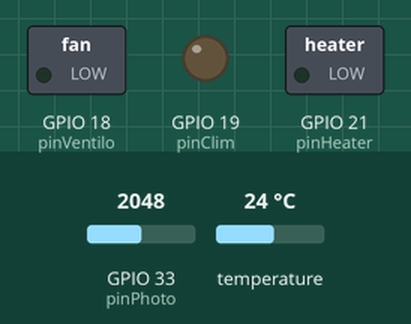
Bench run of a sketch on a simulated ESP32. Parts: switched loads named in the sketch (green lamp = pin HIGH), output pins drawn as LEDs (lit = HIGH). The test bench sets the inputs (shaded band); at power-on: temperature 24 °C, GPIO 33 (pinPhoto) = 2048. WiFi joins after 1.5 s; servers stay silent unless stated; uploads are accepted with an empty reply; what the sketch prints to the serial monitor is not drawn.

Above: at 4.9 s.
5.0 s: temperature set to 27 °C
8.2 s: temperature set to 28 °C
At 11.0 s:
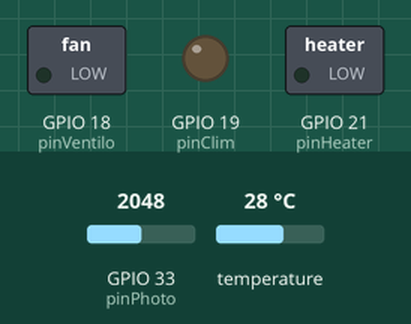
12.7 s: temperature set to 29 °C
At 16.1 s:
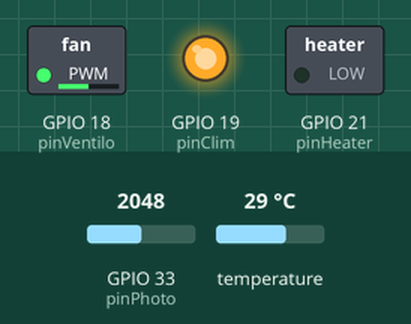
16.4 s: GPIO 33 (pinPhoto) set to 109
23.4 s: GPIO 33 (pinPhoto) set to 90
At 26.3 s:
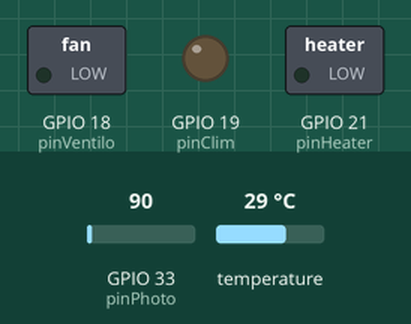
28.8 s: temperature set to 33 °C
At 31.1 s:
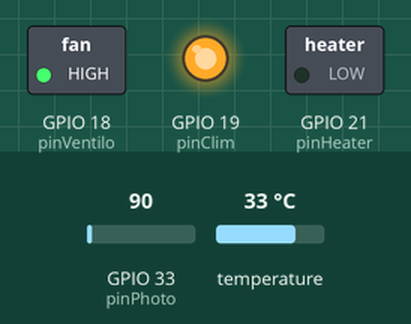
Timing chart, 0 to 32.6 s (numbered marks = the images above; inputs shaded):
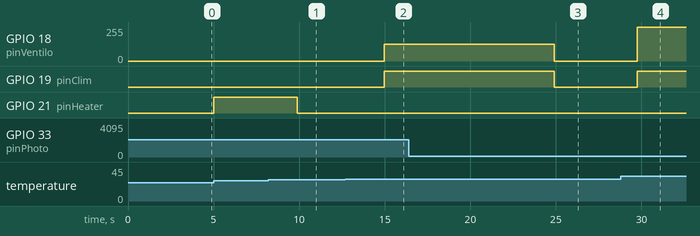

Measured:
- the behaviour switches between 28.4 and 28.5 °C on temperature (found by bisection; images 1 and 2)
- the behaviour switches between 100 and 99 on GPIO 33 (pinPhoto) (found by bisection; images 2 and 3)
- after the input at 8.2 s, GPIO 21 (pinHeater): HIGH → LOW after 1.7 s
- after the input at 12.7 s, GPIO 18 (pinVentilo): 0/255 → 127/255 after 2.3 s; GPIO 19 (pinClim): LOW → HIGH after 2.3 s
- after the input at 16.4 s, every drawn part: stays the same
- after the input at 23.4 s, GPIO 18 (pinVentilo): 127/255 → 0/255 after 1.5 s; GPIO 19 (pinClim): HIGH → LOW after 1.5 s
- after the input at 28.8 s, GPIO 18 (pinVentilo): 0/255 → 255/255 after 0.96 s; GPIO 19 (pinClim): LOW → HIGH after 0.96 s

The sketch:

temp_regulation_v2.ino
```cpp
#include "OneWire.h"
#include "DallasTemperature.h"
#include <WiFi.h>


// GLOBLA VARIABLES FOR THE SYSTEM

// the following variables are unsigned longs because the time, measured in
// milliseconds, will quickly become a bigger number than can be stored in an int.
unsigned long lastTime = 0;
// Set timer
unsigned long loop_period = 10L * 1000; /* =>  10000ms : 10 s */

// :: BRANCHING OF THE PIN ::
// -- output
int pinHeater         = 21;
int pinClim           = 19;
int pinVentilo        = 18;

// -- input
int pinPhoto         = A5;
int pinTemperature   = 23;


// intit of the temperature object
OneWire oneWire(pinTemperature);
DallasTemperature tempSensor(&oneWire);


//GPIO CANAL
int gpioVentilo     = 0;

// DEFINITIONS OF RANGE
float SHJ            = 28.4; // Seuil Haut jour
float SBJ            = 27.5;//  Seuil Bas jour

float SHN            = 30.0; // Seuil Haut Nuit
float SBN            = 26.5; // Seuil Bas nuit

float HIGHVENTIL     = 2; // Delta to activate the High Ventilation mode
int SJN              = 100;// Seuil de detection jour nuit pour la luminosité
int MODE             = 1; // mode 0: manual 1:autoregul

// Definition of unit

bool regulation=true;


struct measurement {

   int mode_;//0: force, 1:regulation
   // Photo
   int photo_value;
   int photo_tresh;
   bool day_;

   // temperature
   float tem_value;
   //> clim
   float tem_tresh_high_night;
   float tem_tresh_high_day;
   float tem_tresh_veryhigh;
   short clim_;// percentage rate of rotation
   //> heater
   float tem_tresh_low_night;
   float tem_tresh_low_day;
   short heat_;
};


#include "configuration.h"
#include "modes.h"
#include "wifi-config.h"
#include "http-command.h"


// Cration of the Web server
   WiFiServer server(80);


void setup() {
   Serial.begin(9600);// init bode
 //  Serial.println(" :: DEVICE INITIALISATION ::");

   delay(2*1000);// Delay on startup


   // CONFIG WIFI
   while(!Serial);// Wait Til serial conection
   connect_wifi();// connect on a network hard registered in the wifi-config.h file.

   print_network_status();// print the selected conection if found
   server.begin();

   // SENSOR CONFIG
   // Starting the temperature module
   tempSensor.begin();

   // :: CONFIGURATION OF PIN ::

   // -- output
   // Initialisation of  output pin 19 21 for the leds
   pinMode(pinClim, OUTPUT);
   pinMode(pinHeater, OUTPUT);
   ledcAttachPin(pinVentilo,gpioVentilo); // attach the gpio canal to the output pin
   ledcSetup(gpioVentilo,25000,8);

};

void loop() {


   measurement curMes;

   // VARIABLES
   String command ="";
   while(Serial.available()> 0){
      command = Serial.readStringUntil('\n');
      doComand(command,&curMes);
   }

  String url = String(host)+path+params;

  //Send an HTTP request every loop_period in ms
  if ((millis() - lastTime) > loop_period) {
    //Check WiFi connection status
    if(WiFi.status()== WL_CONNECTED){

      String ret = httpGETRequest(url.c_str());
      Serial.println(ret);
    }
    else {
      Serial.println("WiFi Disconnected");
    }
    lastTime = millis();
  }

  curMes.mode_=MODE;
  // save photo value
  curMes.photo_value = analogRead(pinPhoto);
   // Save temp value
  tempSensor.requestTemperaturesByIndex(0);
  delay(500);
  curMes.tem_value =tempSensor.getTempCByIndex(0);

   // Save threhold
  // Value of the threshold can have been changed, we must reloqd them
  curMes.photo_tresh=SJN;
  curMes.tem_tresh_low_day=SBJ;
  curMes.tem_tresh_high_day=SHJ;
  curMes.tem_tresh_low_night=SBN;
  curMes.tem_tresh_high_night=SHN;
  curMes.tem_tresh_veryhigh=HIGHVENTIL;
  switch(curMes.mode_){
     case 1:
         doRegulation(&curMes);
        break;
     case 0:

        break;
  }
  applyConfiguration(curMes);
  String json_result=buildMeasure_JSON(curMes);
  Serial.println(json_result);
  //Serial.print("Analog read : ");
  //Serial.println(photoValue, DEC);

  delay(1000); // delay 1s

}
```

http-command.h
```cpp
#ifndef HTTP_CLIENT__H
#define HTTP_CLIENT__H
#include <WiFi.h>
#include <HTTPClient.h>

/*
 *
 *
 * file : http-command.h
 * PLANTIER Antoine
 * This file describe the http command
 */


// ENVIRONEMENT VARIABLES
char host[100] = "http://httpbin.org"; // = "http://worldtimeapi.org/";
const int httpPort = 80;
String path = "/get";
String params = "?led1=""OFF""&led2=""ON""";

String httpGETRequest(const char* UrlServer) {
  // return the response of the GET request to UrlServer
  HTTPClient http; // http protocol entity =>  client

  Serial.print("Requesting URL : ");
  Serial.println(UrlServer);

  // Your IP address with path or Domain name with URL path
  http.begin(UrlServer); // Parse URL of the server

  // Send HTTP request
  int httpResponseCode = http.GET();

  // Get the response => will fill payload String
  String payload = "{}";
  if (httpResponseCode>0) {
    Serial.print("HTTP Response code: ");
    Serial.println(httpResponseCode);
    payload = http.getString();
  }
  else {
    Serial.print("Error code on HTTP GET Request :");
    Serial.println(httpResponseCode);
  }
  // End connection and Free resources
  http.end();

  return payload;
}
#endif
```

modes.h
```cpp
void doRegulation(measurement *mes){

   float CSH=0;// curent trishold HIGH
   float CSL=0;// current treshold LOW

 if(mes->photo_value<mes->photo_tresh){// set of the treshold
     mes->day_=false;
     CSH=mes->tem_tresh_high_night;
     CSL=mes->tem_tresh_low_night;
  }
  else{
     mes->day_=true;
     CSH=mes->tem_tresh_high_day;
     CSL=mes->tem_tresh_low_day;
  }
   if(mes->tem_value > CSH){

      if(mes->tem_value>(CSH+mes->tem_tresh_veryhigh)){
         mes->clim_=100;
      }
      else{
         mes->clim_=50;
      }
   }
   else {
      mes->clim_=0;
   }
   if(mes->tem_value < CSL){
      mes->heat_=1;

   }
   else{
      mes->heat_=0;
   }

}

String getValue(String data, char separator, int index)
{
    int found = 0;
    int strIndex[] = { 0, -1 };
    int maxIndex = data.length() - 1;

    for (int i = 0; i <= maxIndex && found <= index; i++) {
        if (data.charAt(i) == separator || i == maxIndex) {
            found++;
            strIndex[0] = strIndex[1] + 1;
            strIndex[1] = (i == maxIndex) ? i+1 : i;
        }
    }
    return found > index ? data.substring(strIndex[0], strIndex[1]) : "";
}
void doComand(String com, measurement * mes){
   String command=getValue(com, ':',0);
   String value=getValue(com, ':',1);

   if(command=="m"){
      MODE=value.toInt();

   }
   if(MODE==1)
      return;
   if(command=="h")
     mes->heat_=value.toInt();
   if(command=="c")
     mes->clim_=value.toInt();


}
```

configuration.h
```cpp
String buildMeasure_JSON(measurement mes){
   String out_json="{";

   // mode :0 force , 1: regluation
   out_json+="\"mode\":";
   out_json+=String(mes.mode_);
   out_json+=",";
   // captor
   out_json+="\"captor\":{";
      // temperature
      out_json+="\"temperature\":{";
      //value
         out_json+="\"value\":";
         out_json+=String(mes.tem_value);
         out_json+=",";
         // treshold
         out_json+="\"treshold\":{";

            out_json+="\"night\":{";
               out_json+="\"high\":";
               out_json+=String(mes.tem_tresh_high_night);
               out_json+=",";
               out_json+="\"low\":";
               out_json+=String(mes.tem_tresh_low_night);
            out_json+="},";

            out_json+="\"day\":{";
               out_json+="\"high\":";
               out_json+=String(mes.tem_tresh_high_day);
               out_json+=",";
               out_json+="\"low\":";
               out_json+=String(mes.tem_tresh_low_day);
            out_json+="}";

         out_json+="}";
      out_json+="},";
      out_json+="\"luminosity\":{";
      //value
         out_json+="\"value\":";
         out_json+=String(mes.photo_value);
         out_json+=",";
         // treshold
         out_json+="\"treshold\":{";

            out_json+="\"day\":{";
               out_json+="\"high\":";
               out_json+=String(mes.photo_tresh);
            out_json+="}";
         out_json+="}";
      out_json+="}";
   out_json+="},";
   out_json+="\"actuator\":{";
      //value
      out_json+="\"heater\":";
      out_json+=String(mes.heat_);
      out_json+=",";
      out_json+="\"clim\":";
      out_json+=String(mes.clim_);
   out_json+="}";
out_json+="}";
return out_json;
}
void applyConfiguration(measurement mes){
   // heater
   if(mes.heat_>0){
      digitalWrite(pinHeater, HIGH);   // turn the LED on (HIGH is the voltage level)
   }
   else
      digitalWrite(pinHeater, LOW);   // turn the LED on (HIGH is the voltage level)

   // clim
   if(mes.clim_>0)
      digitalWrite(pinClim, HIGH);    // turn the LED off by making the voltage LOW
   else
      digitalWrite(pinClim, LOW);    // turn the LED off by making the voltage LOW
   ledcWrite(gpioVentilo,mes.clim_*255/100);
}
```

wifi-config.h
```cpp
/*** Try to Connect to the best AP based on a given list ***/

#include <WiFi.h>
#include <WiFiMulti.h>

WiFiMulti wifiMulti; // Creates an instance of the WiFiMulti class

/*------------------------*/
String translateEncryptionType(wifi_auth_mode_t encryptionType) {
   // cf https://www.arduino.cc/en/Reference/WiFiEncryptionType
  switch (encryptionType) {
    case (WIFI_AUTH_OPEN):
      return "Open";
    case (WIFI_AUTH_WEP):
      return "WEP";
    case (WIFI_AUTH_WPA_PSK):
      return "WPA_PSK";
    case (WIFI_AUTH_WPA2_PSK):
      return "WPA2_PSK";
    case (WIFI_AUTH_WPA_WPA2_PSK):
      return "WPA_WPA2_PSK";
    case (WIFI_AUTH_WPA2_ENTERPRISE):
      return "WPA2_ENTERPRISE";
  }
}
/*------------------------*/

void print_network_status(){ // Utilisation de String !
  String s = "";
  s += "\tIP address : " + WiFi.localIP().toString() + "\n"; // bizarre IPAddress
  s += "\tMAC address : " + String(WiFi.macAddress()) + "\n";
  s += "\tWifi SSID : " + String(WiFi.SSID()) + "\n";
  s += "\tWifi Signal Strength : " + String(WiFi.RSSI()) + "\n";
  s += "\tWifi BSSID : " + String(WiFi.BSSIDstr()) + "\n";
  s += "\tWifi Encryption type : " + translateEncryptionType(WiFi.encryptionType(0))+ "\n";
  // a mon avis bug ! => manque WiFi.encryptionType() !
  Serial.print(s);
}
/*------------------------*/
void connect_wifi(){
 //  Set WiFi to station mode
 WiFi.mode(WIFI_STA);
 // and disconnect from an AP if
 // it was previously connected
 WiFi.disconnect();
 delay(100); // ms

 Serial.println(String("\nAttempting to connect to SSIDs : "));
 wifiMulti.addAP("Livebox-BE50","Antibes06");
 wifiMulti.addAP("ddnWIF","petitlapin");
 while(wifiMulti.run() != WL_CONNECTED) {
   delay(1000);
   Serial.print(".");
 }

 if(wifiMulti.run() == WL_CONNECTED) {
   Serial.print("\nWiFi connected : \n");
  }
}
/*---- Arduino IDE paradigm : setup+loop -----*/
```
